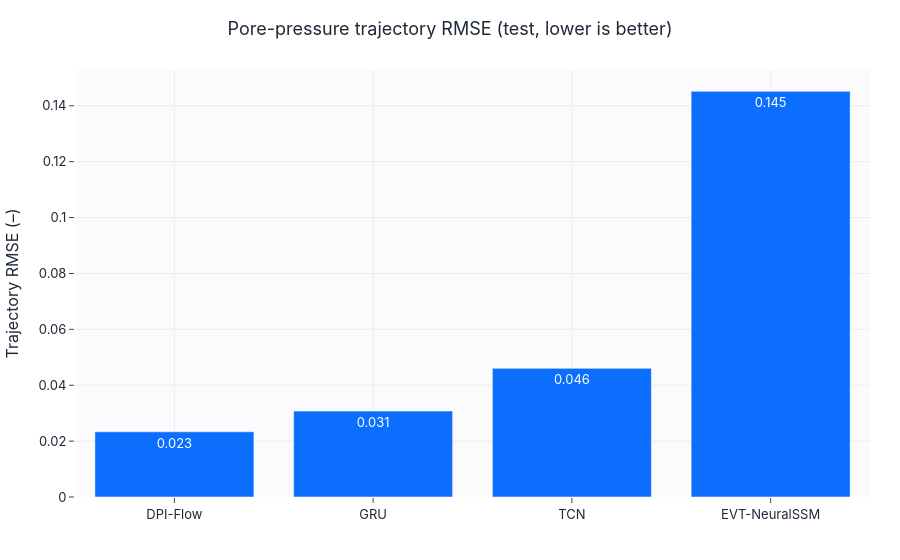
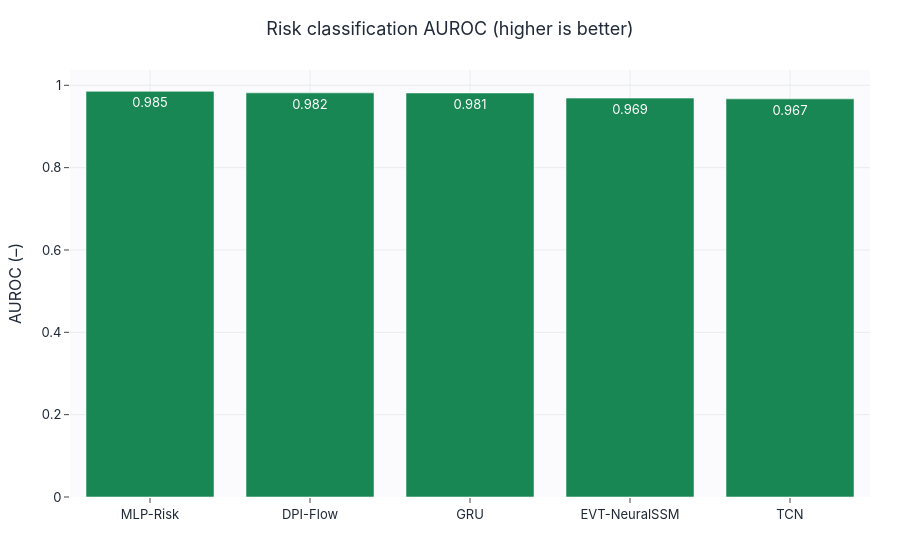
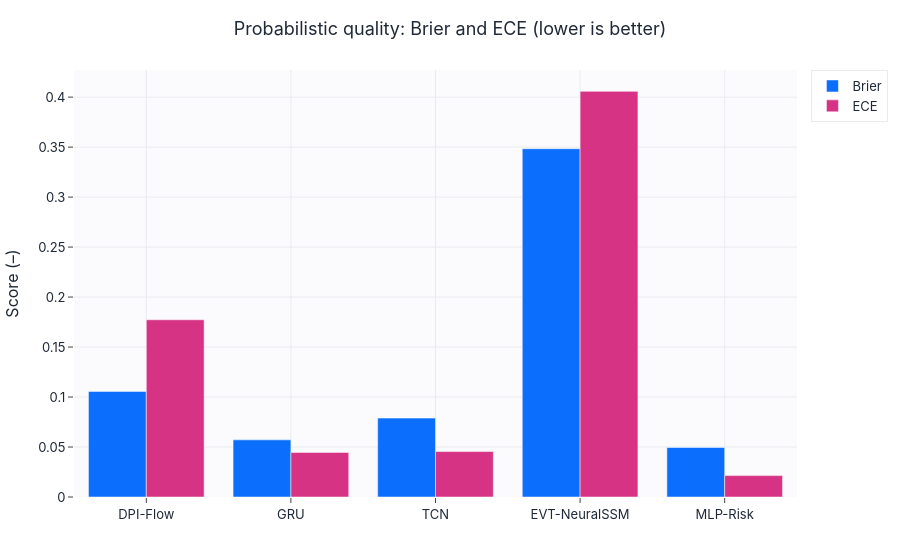

Notebook source saved alongside these figures, in order:
### Markdown cell above
## Trajectory error and risk classification

### Code cell
traj_df = leaderboard.dropna(subset=["Traj_RMSE"]).sort_values("Traj_RMSE")
bar(traj_df["model"], traj_df["Traj_RMSE"], title="Pore-pressure trajectory RMSE (test, lower is better)",
    ylabel="Trajectory RMSE (–)", color="#0b6efd", save=SAVE_FIGS, fig_id="3_1_leaderboard_rmse").show()
auc_df = leaderboard.sort_values("AUROC", ascending=False)
bar(auc_df["model"], auc_df["AUROC"], title="Risk classification AUROC (higher is better)",
    ylabel="AUROC (–)", color="#198754", save=SAVE_FIGS, fig_id="3_1_auroc").show()
grouped_bar(leaderboard["model"].tolist(),
            {"Brier": leaderboard["Brier"].tolist(), "ECE": leaderboard["ECE"].tolist()},
            title="Probabilistic quality: Brier and ECE (lower is better)", ylabel="Score (–)",
            save=SAVE_FIGS, fig_id="3_1_brier_ece").show()

### Figure 1 — Plotly figure (JSON) as saved in the notebook; plotly's stock layout.template omitted (floating-point values rounded to 4 significant figures)
{"data": [{"marker": {"color": "#0b6efd"}, "text": ["0.023", "0.031", "0.046", "0.145"], "textposition": "auto", "type": "bar", "x": ["DPI-Flow", "GRU", "TCN", "EVT-NeuralSSM"], "y": [0.02333, 0.03075, 0.04603, 0.1452]}], "layout": {"title": {"text": "Pore-pressure trajectory RMSE (test, lower is better)"}, "xaxis": {"title": {"text": ""}}, "yaxis": {"title": {"text": "Trajectory RMSE (–)"}}}}

### Figure 2 — Plotly figure (JSON) as saved in the notebook; plotly's stock layout.template omitted (floating-point values rounded to 4 significant figures)
{"data": [{"marker": {"color": "#198754"}, "text": ["0.985", "0.982", "0.981", "0.969", "0.967"], "textposition": "auto", "type": "bar", "x": ["MLP-Risk", "DPI-Flow", "GRU", "EVT-NeuralSSM", "TCN"], "y": [0.9853, 0.9817, 0.9814, 0.9689, 0.9671]}], "layout": {"title": {"text": "Risk classification AUROC (higher is better)"}, "xaxis": {"title": {"text": ""}}, "yaxis": {"title": {"text": "AUROC (–)"}}}}

### Figure 3 — Plotly figure (JSON) as saved in the notebook; plotly's stock layout.template omitted (floating-point values rounded to 4 significant figures)
{"data": [{"marker": {"color": "#0b6efd"}, "name": "Brier", "type": "bar", "x": ["DPI-Flow", "GRU", "TCN", "EVT-NeuralSSM", "MLP-Risk"], "y": [0.1056, 0.05717, 0.07894, 0.3484, 0.0495]}, {"marker": {"color": "#d63384"}, "name": "ECE", "type": "bar", "x": ["DPI-Flow", "GRU", "TCN", "EVT-NeuralSSM", "MLP-Risk"], "y": [0.1773, 0.04459, 0.04545, 0.4058, 0.02139]}], "layout": {"barmode": "group", "title": {"text": "Probabilistic quality: Brier and ECE (lower is better)"}, "xaxis": {"title": {"text": ""}}, "yaxis": {"title": {"text": "Score (–)"}}}}
